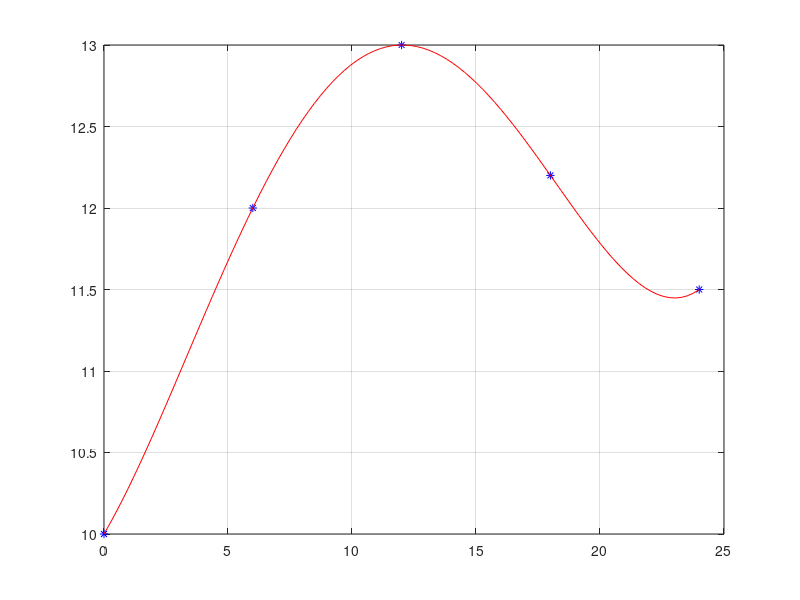

Here is the MATLAB script that generated this plot:
clear
p=[10 12 13 12.2 11.5];
t=0:6:24;
coefficient=polyfit(t,p,4);
estimate_t=linspace(0,24,100);
estimate_p=polyval(coefficient,estimate_t);
figure()
plot(t,p,'*b',estimate_t,estimate_p,'r')
grid on
coefficient=polyint(coefficient);
result=polyval(coefficient,24)-polyval(coefficient,0)
